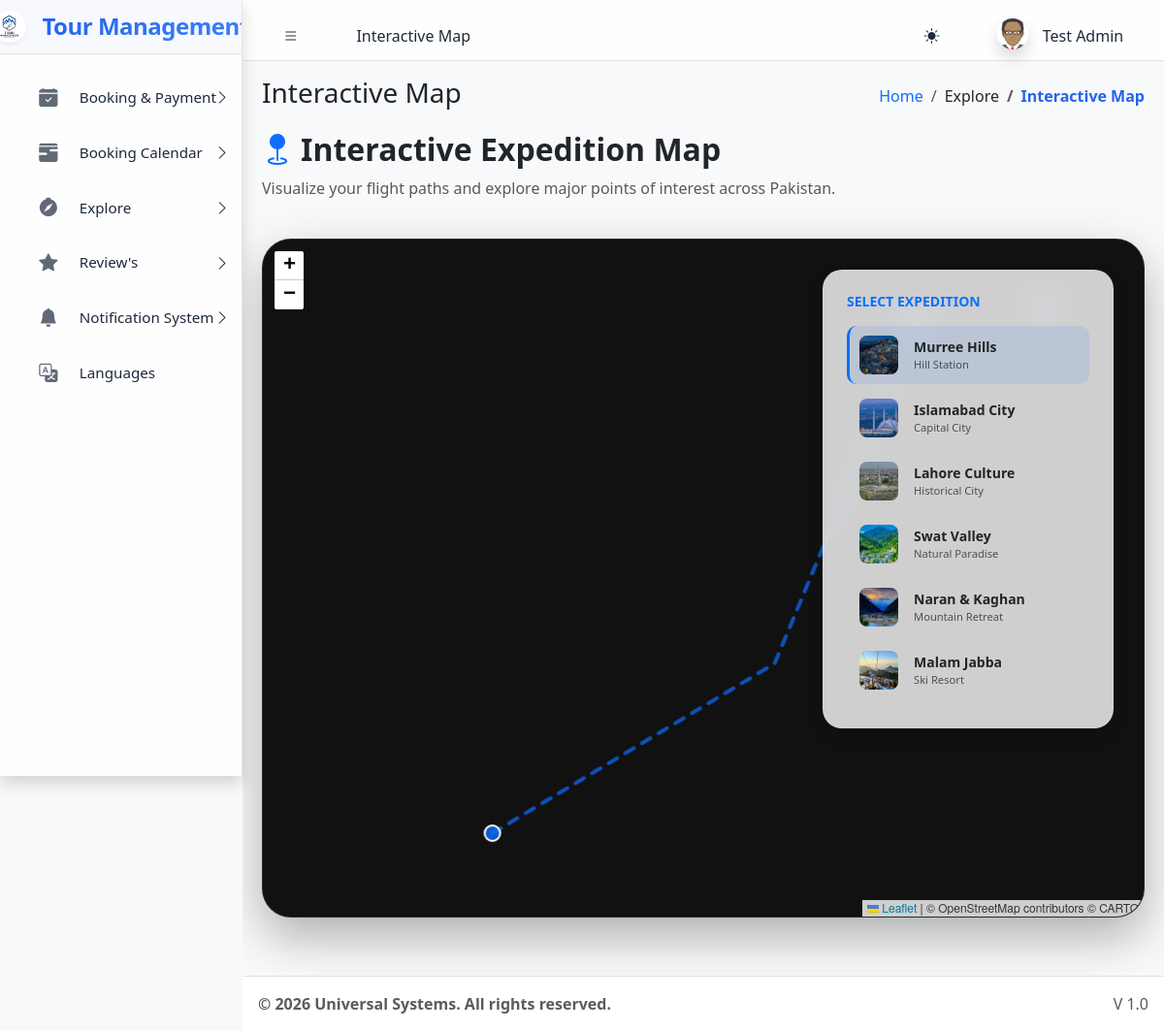
Screenshot of /explore/interactive_map.php (signed in) with the database file from the repository.
### tables this page shows
CREATE TABLE `sys_pages` (
  `id` int(11) NOT NULL,
  `parent_id` int(11) DEFAULT 0,
  `page_name` varchar(100) NOT NULL,
  `page_url` varchar(255) DEFAULT '#',
  `icon_class` varchar(50) DEFAULT 'bi bi-circle',
  `sort_order` int(11) DEFAULT 0
);

CREATE TABLE `destinations` (
  `id` int(11) NOT NULL,
  `name` varchar(255) NOT NULL,
  `type` varchar(100) DEFAULT NULL,
  `hero_image` varchar(255) DEFAULT NULL,
  `duration` varchar(50) DEFAULT NULL,
  `price` varchar(50) DEFAULT NULL,
  `intensity` enum('Low','Medium','High') DEFAULT NULL,
  `description` text DEFAULT NULL,
  `environment` text DEFAULT NULL,
  `accommodation` text DEFAULT NULL,
  `activities` longtext DEFAULT NULL CHECK (json_valid(`activities`)),
  `is_deleted` tinyint(1) DEFAULT 0,
  `category` enum('Adventure','Relaxation','Educational') DEFAULT 'Adventure',
  `gravity_level` varchar(50) DEFAULT '1.0g',
  `itinerary` longtext DEFAULT NULL CHECK (json_valid(`itinerary`)),
  `route_data` longtext DEFAULT NULL CHECK (json_valid(`route_data`)),
  `created_at` timestamp NOT NULL DEFAULT current_timestamp()
);

### explore/interactive_map.php (the view, shortened to what this page needs)
<?php
require_once '../includes/header.php';
$stmt = $pdo->query("SELECT id, name, type, route_data, hero_image FROM destinations WHERE is_deleted = 0 AND route_data IS NOT NULL");
$destinations = $stmt->fetchAll();
?>
<link rel="stylesheet" href="https://unpkg.com/leaflet@1.9.4/dist/leaflet.css" />
<div class="row">
    <div class="col-12 mb-4">
        <h2 class="fw-bold"><i class="bi bi-geo-fill me-2 text-primary"></i>Interactive Expedition Map</h2>
        <p class="text-muted">Visualize your flight paths and explore major points of interest across Pakistan.</p>
    </div>
</div>
<div class="map-container mb-5">
    <div id="map"></div>
    <div class="map-overlay shadow">
        <h6 class="text-uppercase small fw-bold text-primary mb-3">Select Expedition</h6>
        <div id="destinationList" style="max-height: 400px; overflow-y: auto;">
            <?php foreach($destinations as $d): ?>
                <div class="destination-item" onclick="viewRoute(<?= $d['id'] ?>, this)"
                     data-json='<?= htmlspecialchars($d['route_data']) ?>'>
                    <div class="d-flex align-items-center">
                        <img src="<?= $d['hero_image'] ?>" style="width: 40px; height: 40px; border-radius: 8px; object-fit: cover;" class="me-3">
                        <div>
                            <div class="fw-bold small"><?= $d['name'] ?></div>
                            <div class="text-muted extra-small" style="font-size: 0.7rem;"><?= $d['type'] ?></div>
                        </div>
                    </div>
                </div>
            <?php endforeach; ?>
        </div>
    </div>
</div>
<?php require_once '../includes/footer.php'; ?>

### includes/header.php (shortened to what this page needs)
<?php
require_once __DIR__ . '/../core/session.php';
$base_path = parse_url(BASE_URL, PHP_URL_PATH);
$current_url = substr($_SERVER['SCRIPT_NAME'], strlen($base_path));
$pageStmt = $pdo->prepare("SELECT * FROM sys_pages WHERE page_url LIKE ? LIMIT 1");
$pageStmt->execute(["%$current_url%"]);
$currentPageData = $pageStmt->fetch();
$pageTitle = $currentPageData['page_name'] ?? 'Dashboard';
$pageId = $currentPageData['id'] ?? 0;
$breadcrumbs = [];
if ($currentPageData) {
    $crumbId = $currentPageData['id'];
    while($crumbId != 0) {
        $crumbStmt = $pdo->prepare("SELECT id, parent_id, page_name, page_url FROM sys_pages WHERE id = ?");
        $crumbStmt->execute([$crumbId]);
        $crumb = $crumbStmt->fetch();
        array_unshift($breadcrumbs, $crumb);
        $crumbId = $crumb['parent_id'];
    }
}
?>
<!DOCTYPE html>
<html lang="en"> <head>
    <link rel="stylesheet" href="<?= BASE_URL ?>assets/css/bootstrap.min.css" />
    <link rel="stylesheet" href="<?= BASE_URL ?>assets/css/bootstrap-icons.css" />
    <link rel="stylesheet" href="<?= BASE_URL ?>assets/css/adminlte.min.css" />
</head>
<body class="layout-fixed sidebar-expand-lg bg-body-tertiary">
<div class="app-wrapper">
    <nav class="app-header navbar navbar-expand bg-body">
        <div class="container-fluid">
            <ul class="navbar-nav">
                <li class="nav-item"> <a class="nav-link" data-lte-toggle="sidebar" href="#" role="button"><i class="bi bi-list"></i></a> </li>
                <li class="nav-item d-none d-md-block"> <a href="#" class="nav-link"><?= $pageTitle ?></a> </li>
            </ul>
            <ul class="navbar-nav ms-auto">
                 <li class="nav-item">
                    <button class="btn btn-link nav-link" id="theme-toggle" type="button">
                        <i class="bi bi-sun-fill" id="theme-icon"></i>
                    </button>
                </li>
                <li class="nav-item dropdown user-menu">
                    <a href="#" class="nav-link dropdown-toggle" data-bs-toggle="dropdown">
                        <img src="<?= !empty($_SESSION['avatar']) ? $_SESSION['avatar'] : BASE_URL.'assets/img/avatar.png' ?>" class="user-image rounded-circle shadow" alt="User Image">
                        <span class="d-none d-md-inline ms-1"><?= htmlspecialchars($_SESSION['name']) ?></span>
                    </a>
                </li>
            </ul>
        </div>
    </nav>
    <?php include 'sidebar.php'; ?>
    <main class="app-main">
        <div class="app-content-header">
            <div class="container-fluid">
                <div class="row">
                    <div class="col-sm-6"><h3 class="mb-0"><?= $pageTitle ?></h3></div>
                    <div class="col-sm-6">
                        <ol class="breadcrumb float-sm-end">
                            <li class="breadcrumb-item"><a href="<?= BASE_URL ?>">Home</a></li>
                            <?php foreach($breadcrumbs as $b): ?>
                                <li class="breadcrumb-item <?= ($b['id'] == $pageId) ? 'active' : '' ?>">
                                    <?= htmlspecialchars($b['page_name']) ?>
                                </li>
                            <?php endforeach; ?>
                        </ol>
                    </div>
                </div>
            </div>
        </div>
        <div class="app-content">
            <div class="container-fluid">

### includes/sidebar.php (shortened to what this page needs)
<aside class="app-sidebar shadow">
    <div class="sidebar-brand">
        <a href="<?= BASE_URL ?>index.php" class="brand-link d-flex align-items-center">
            <img src="<?= BASE_URL ?>assets/img/logo.png" alt="Logo" class="brand-image shadow-sm rounded-circle me-2" style="width: 35px; height: 35px; object-fit: cover;">
            <span class="brand-text h4 mb-0 fw-bold">Tour Management</span>
        </a>
    </div>
    <div class="sidebar-wrapper">
        <nav class="mt-2">
            <ul class="nav sidebar-menu flex-column" data-lte-toggle="treeview" role="menu" data-accordion="false">
                <?php
                function buildMenu($pdo, $parentId = 0, $userRole, $currentUrl)
                {
                    $sql = "
                        SELECT p.* FROM sys_pages p
                        JOIN role_access ra ON p.id = ra.page_id
                        WHERE p.parent_id = ? AND ra.role_key = ?
                        ORDER BY p.sort_order ASC
                    ";
                    $stmt = $pdo->prepare($sql);
                    $stmt->execute([$parentId, $userRole]);
                    $items = $stmt->fetchAll();
                    foreach ($items as $item) {
                        $childStmt = $pdo->prepare("SELECT COUNT(*) FROM sys_pages WHERE parent_id = ?");
                        $childStmt->execute([$item['id']]);
                        $hasChildren = $childStmt->fetchColumn() > 0;
                        $isActive = (strpos($currentUrl, $item['page_url']) !== false && $item['page_url'] !== '#');
                        $menuOpen = $isActive ? 'menu-open' : '';
                        $activeClass = $isActive ? 'active' : '';
                        echo '<li class="nav-item ' . $menuOpen . '">';
                        echo '<a href="' . ($hasChildren ? '#' : BASE_URL . $item['page_url']) . '" class="nav-link ' . $activeClass . '">';
                        echo '<i class="nav-icon ' . $item['icon_class'] . '"></i>';
                        echo '<p>' . htmlspecialchars($item['page_name']);
                        echo '</p></a>';
                        if ($hasChildren) {
                            buildMenu($pdo, $item['id'], $userRole, $currentUrl);
                        }
                        echo '</li>';
                    }
                }
                $base_path = parse_url(BASE_URL, PHP_URL_PATH);
                $cur = substr($_SERVER['SCRIPT_NAME'], strlen($base_path));
                buildMenu($pdo, 0, $_SESSION['role'], $cur);
                ?>
            </ul>
        </nav>
    </div>
</aside>

### includes/header.php (style rules this page uses)
:root { --app-primary-blue: #2563eb; --app-primary-blue-rgb: 37, 99, 235; --app-accent-blue: #3b82f6; --app-sidebar-width: 280px; --app-glass-blur: blur(15px) saturate(180%); }
[data-bs-theme="light"] { --app-sidebar-bg: rgba(255, 255, 255, 0.8); --app-sidebar-text: #1e293b; --app-sidebar-text-rgb: 30, 41, 59; --app-sidebar-border: rgba(0, 0, 0, 0.1); --app-nav-active-bg: rgba(37, 99, 235, 0.1); --app-nav-hover-bg: rgba(0, 0, 0, 0.05); --app-header-bg: rgba(255, 255, 255, 0.8); }
.user-image { width: 30px; height: 30px; object-fit: cover; }
.app-header { background: var(--app-header-bg) !important; backdrop-filter: var(--app-glass-blur); -webkit-backdrop-filter: var(--app-glass-blur); border-bottom: 1px solid var(--app-sidebar-border) !important; }
.breadcrumb-item.active { color: var(--app-primary-blue); font-weight: 600; }
body { transition: background-color 0.3s ease, color 0.3s ease; }
body { top: 0px !important; }

### includes/sidebar.php (style rules this page uses)
.app-sidebar { background: var(--app-sidebar-bg) !important; backdrop-filter: var(--app-glass-blur); -webkit-backdrop-filter: var(--app-glass-blur); border-right: 1px solid var(--app-sidebar-border) !important; transition: all 0.4s cubic-bezier(0.4, 0, 0.2, 1); color: var(--app-sidebar-text) !important; }
.sidebar-brand { background: rgba(var(--app-primary-blue-rgb), 0.03) !important; border-bottom: 1px solid var(--app-sidebar-border) !important; padding: 1.5rem 1rem !important; }
.brand-text { font-weight: 700 !important; letter-spacing: -0.5px; background: linear-gradient(135deg, var(--app-primary-blue) 0%, var(--app-accent-blue) 100%); -webkit-background-clip: text; -webkit-text-fill-color: transparent; }
.nav-link { border-radius: 12px !important; margin: 0.2rem 0.8rem !important; padding: 0.8rem 1rem !important; transition: all 0.3s ease !important; border: 1px solid transparent !important; color: var(--app-sidebar-text) !important; }
.nav-icon { font-size: 1.2rem !important; margin-right: 12px !important; transition: transform 0.3s ease; color: var(--app-sidebar-text); opacity: 0.7; }
.sidebar-menu p { font-weight: 500; font-size: 0.95rem; }

### explore/interactive_map.php (style rules this page uses)
#map { height: 700px; border-radius: 30px; border: 1px solid rgba(255,255,255,0.1); box-shadow: 0 20px 50px rgba(0,0,0,0.3); z-index: 1; }
.map-container { position: relative; }
.map-overlay { position: absolute; top: 2rem; right: 2rem; z-index: 1000; background: rgba(var(--bs-body-bg-rgb), 0.8); backdrop-filter: blur(15px); padding: 1.5rem; border-radius: 20px; border: 1px solid rgba(255,255,255,0.1); width: 300px; }
.leaflet-container { background: #111 !important; }
.destination-item { cursor: pointer; padding: 10px; border-radius: 10px; transition: all 0.2s; margin-bottom: 5px; border-left: 3px solid transparent; }
.destination-item:hover, .destination-item.active { background: rgba(var(--bs-primary-rgb), 0.1); border-left-color: var(--bs-primary); }

### rows the page displays
sys_pages: page_name "Interactive Map"
sys_pages: page_name "Booking & Payment"
sys_pages: page_name "Booking Calendar"
sys_pages: page_name "Explore"
sys_pages: page_name "Review's"
sys_pages: page_name "Notification System"
sys_pages: page_name "Languages"
destinations: hero_image (picture), name "Murree Hills", type "Hill Station"
destinations: hero_image (picture), name "Islamabad City", type "Capital City"
destinations: hero_image (picture), name "Lahore Culture", type "Historical City"
destinations: hero_image (picture), name "Swat Valley", type "Natural Paradise"
destinations: hero_image (picture), name "Naran & Kaghan", type "Mountain Retreat"
destinations: hero_image (picture), name "Malam Jabba", type "Ski Resort"

### other values shown
$_SESSION['name'] "Test Admin"
$settings['footer_text'] "© 2026 Universal Systems. All rights reserved."
